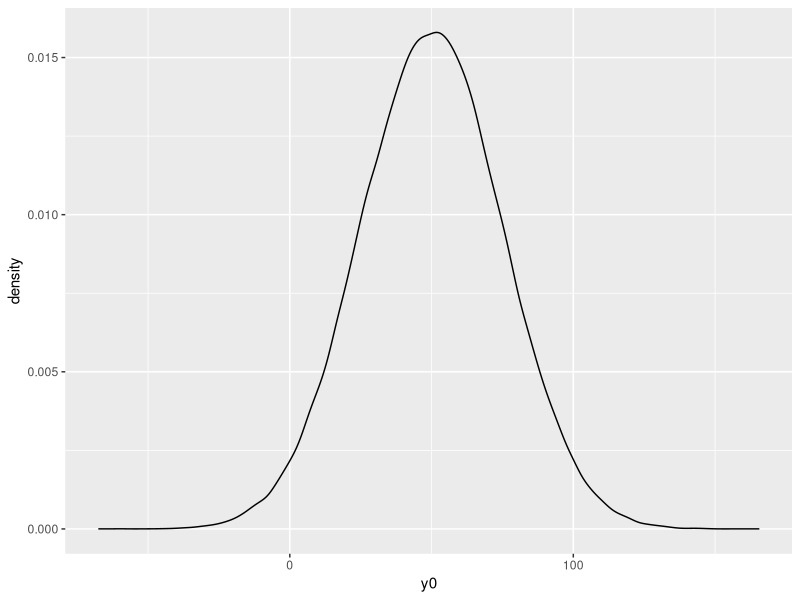
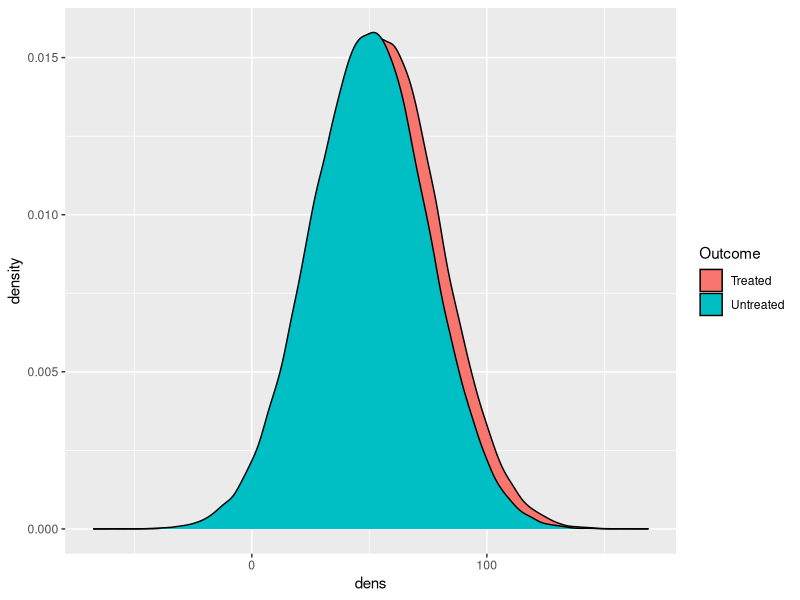

Here is the R script that generated these plots, in order:
## ---- chunk 1
knitr::opts_chunk$set(echo = TRUE)
library(ggplot2)
set.seed(12)
## ---- chunk 2
y0 <- data.frame(y0 = rnorm(n = 100000, mean = 50, sd = 25))

ggplot(y0, aes(x = y0)) +
  geom_density()
## ---- chunk 3
treatment_effect <- rnorm(n = 100000, mean = 5, sd = 4)
y0$treatment_effect <- treatment_effect
## ---- chunk 4
num_neg <- sum(y0$treatment_effect < 0)
num_neg
## ---- chunk 5
y1 = y0$y0 + treatment_effect
## ---- chunk 6
dat <- data.frame(dens = c(y0$y0,y1)
                   , Outcome = rep(c("Untreated", "Treated"), each = 100000))

ggplot(dat, aes(x = dens, fill = Outcome)) +
  geom_density()
## ---- chunk 7
treated <- round(runif(100000))
mean(treated)
## ---- chunk 8
observed_outcome <- ifelse(treated == 1, y1, y0$y0)
## ---- chunk 9
reg <- lm(observed_outcome~treated)
summary(reg)
## ---- chunk 10
treated <- y0$y0 > 75

observed_outcome <- ifelse(treated == 1, y1, y0$y0)
reg2 <- lm(observed_outcome~treated)
summary(reg2)
## ---- chunk 11
y0$treated <- treated

selection_bias <- y0 |> 
  dplyr::group_by(treated) |> 
  dplyr::summarise(mean_y0 = mean(y0)) |> 
  dplyr::pull(mean_y0) |> 
  diff()
selection_bias
## ---- chunk 12
treated <- y0$treatment_effect < 3

observed_outcome <- ifelse(treated == 1, y1, y0$y0)
reg3 <- lm(observed_outcome~treated)
summary(reg3)
